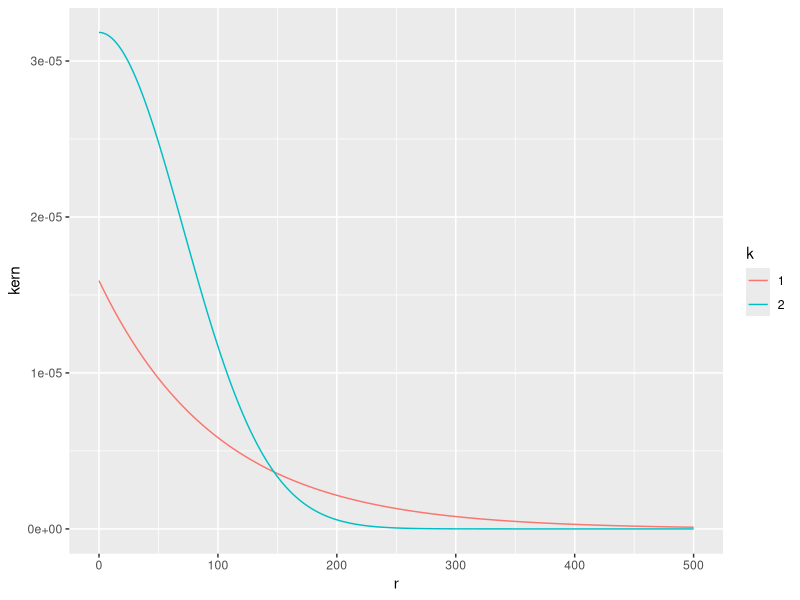

The R script that drew this image:
library(tidyverse)

calc_kern_2Dt = function(a, k, r) {
  kern = k / (pi*a) * (1 + r^2/a)^(-1-k) # 2Dt
}

calc_kern_exppow = function(a, k, r) {
  kern = k / (2*pi * a^2 * gamma(2/k)) * exp(-(r / a)^k) # exppow
}


a = 100 # for 2Dt, fitted a is around 10000, for exppow, it's around 100
k = 1
r = 0:500
kern = calc_kern_exppow(a = a, k = k, r = r)
kern_df_1 = data.frame(r = r, kern = kern, a = as.character(a), k = as.character(k), form = "1")

a = 100 # for 2Dt, fitted a is around 10000, for exppow, it's around 100
k = 2
r = 0:500
kern = calc_kern_exppow(a = a, k = k, r = r)
kern_df_2 = data.frame(r = r, kern = kern, a = as.character(a), k = as.character(k), form = "2")

kern_df = bind_rows(kern_df_1, kern_df_2)

ggplot(kern_df, aes(x=r, y=kern, color=k)) +
  geom_line()
